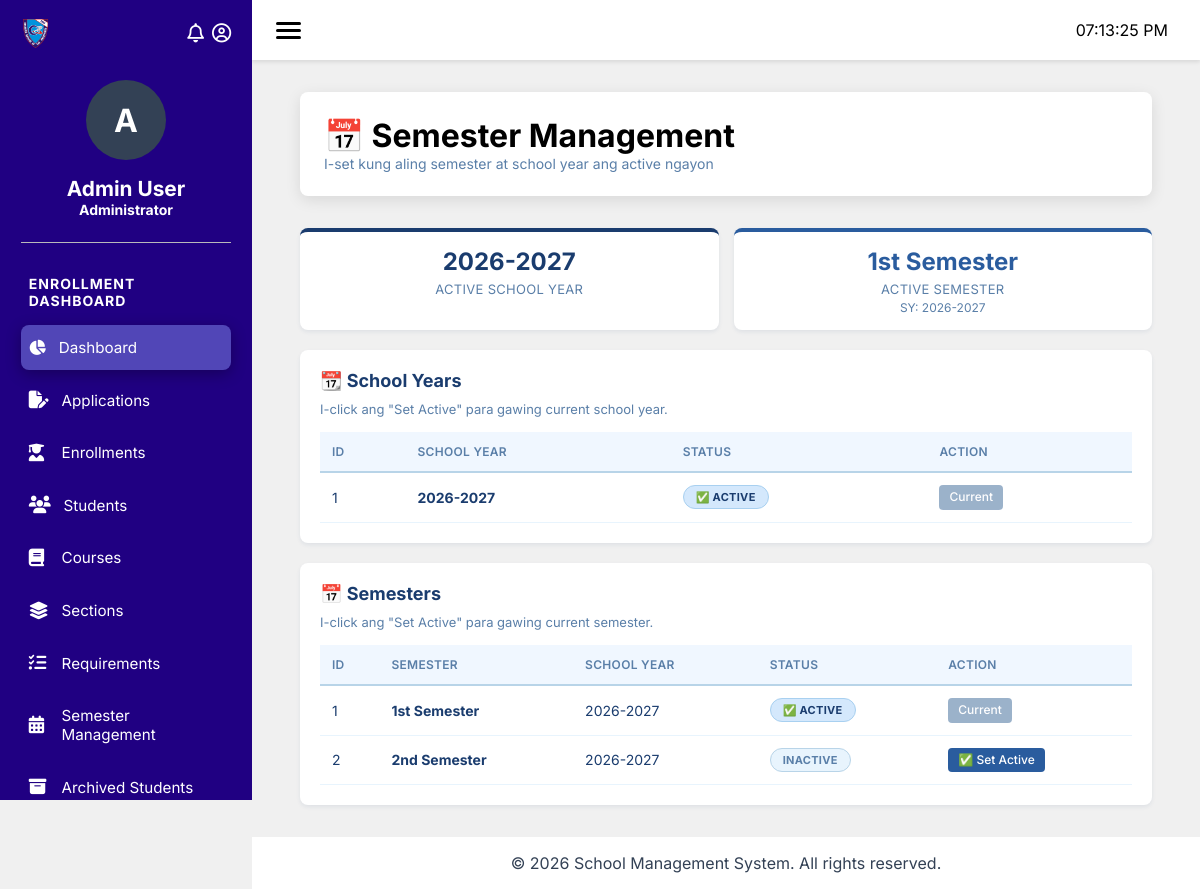
The page /pages/semesters.php on the database its author committed.
### tables this page shows
CREATE TABLE `rgr_school_years` (
  `id` int(10) NOT NULL,
  `name` varchar(250) NOT NULL,
  `is_active` tinyint(1) NOT NULL DEFAULT 0,
  `created_at` timestamp NOT NULL DEFAULT current_timestamp(),
  `updated_at` timestamp NOT NULL DEFAULT current_timestamp() ON UPDATE current_timestamp()
);

CREATE TABLE `rgr_semesters` (
  `id` int(10) NOT NULL,
  `name` varchar(250) NOT NULL,
  `school_year_id` int(10) NOT NULL,
  `is_active` tinyint(1) NOT NULL DEFAULT 0,
  `created_at` timestamp NOT NULL DEFAULT current_timestamp(),
  `updated_at` timestamp NOT NULL DEFAULT current_timestamp() ON UPDATE current_timestamp()
);

### classes/Database.php (called while the page is built, shortened)
<?php
class Database {
    private static $instance = null;
    private $connection;
    private $host     = 'localhost';
    private $username = 'root';
    private $password = '';
    private $database = 'kms';
    private $port     = 3306;
    private $charset  = 'utf8mb4';
    private $options;
    private function __construct() {
        $this->options = [
            PDO::ATTR_ERRMODE               => PDO::ERRMODE_EXCEPTION,
            PDO::ATTR_DEFAULT_FETCH_MODE    => PDO::FETCH_ASSOC,
            PDO::ATTR_EMULATE_PREPARES      => false,
            PDO::ATTR_STRINGIFY_FETCHES     => false,
            PDO::MYSQL_ATTR_INIT_COMMAND    => "SET NAMES {$this->charset}",
            PDO::MYSQL_ATTR_USE_BUFFERED_QUERY => true,
            PDO::ATTR_TIMEOUT               => 30,
        ];
    }
    private function connect() {
        try {
            $dsn = "mysql:host={$this->host};port={$this->port};"
                 . "dbname={$this->database};charset={$this->charset}";
            $this->connection = new PDO(
                $dsn,
                $this->username,
                $this->password,
                $this->options
            );
            $this->connected = true;
        } catch (PDOException $e) {
            $this->connected = false;
            $this->lastError = $e->getMessage();
            error_log('Database Connection Error: ' . $e->getMessage());
            if ($this->isDevelopment()) {
                die("Database Connection Failed: " . $e->getMessage());
            }
            die("Database connection error. Please try again later.");
        }
    }
    public static function getInstance() {
        if (self::$instance === null) {
            self::$instance = new self();
        }
        return self::$instance;
    }
    public function prepare($sql) {
        try {
            return $this->connection->prepare($sql);
        } catch (PDOException $e) {
            error_log('Prepare Error: ' . $e->getMessage());
            error_log('SQL: ' . $sql);
            throw $e;
        }
    }
}

### pages/semesters.php (the view, shortened to what this page needs)
<?php
$basePath = dirname(__DIR__);
require_once $basePath . '/classes/Database.php';
$db = Database::getInstance();
$syStmt = $db->prepare("
    SELECT id, name AS school_year, is_active, created_at, updated_at
    FROM rgr_school_years
    ORDER BY name DESC
");
$syStmt->execute();
$schoolYears = $syStmt->fetchAll(PDO::FETCH_ASSOC);
$semStmt = $db->prepare("
    SELECT s.id,
           s.name AS semester_name,
           s.school_year_id,
           s.is_active,
           s.created_at,
           s.updated_at,
           sy.name AS school_year_name
    FROM rgr_semesters s
    LEFT JOIN rgr_school_years sy ON s.school_year_id = sy.id
    ORDER BY sy.name DESC, s.id ASC
");
$semStmt->execute();
$semesters = $semStmt->fetchAll(PDO::FETCH_ASSOC);
$activeSyStmt = $db->prepare("
    SELECT id, name AS school_year, is_active
    FROM rgr_school_years
    WHERE is_active = 1
    LIMIT 1
");
$activeSyStmt->execute();
$activeSchoolYear = $activeSyStmt->fetch(PDO::FETCH_ASSOC);
$activeSemStmt = $db->prepare("
    SELECT s.id, s.name AS semester_name, s.is_active, sy.name AS school_year_name
    FROM rgr_semesters s
    LEFT JOIN rgr_school_years sy ON s.school_year_id = sy.id
    WHERE s.is_active = 1
    LIMIT 1
");
$activeSemStmt->execute();
$activeSemester = $activeSemStmt->fetch(PDO::FETCH_ASSOC);
?>
<?php include $basePath . '/includes/header.php'; ?>
<?php include $basePath . '/includes/sidebar.php'; ?>
<main class="main-content">
    <div class="container">
        <div class="module-header">
            <h1>📅 Semester Management</h1>
            <p class="dashboard-subtitle">I-set kung aling semester at school year ang active ngayon</p>
        </div>
        <div class="module-content">
            <div class="stats-grid">
                <div class="stat-card primary">
                    <div class="number" id="activeSyDisplay">
                        <?php echo $activeSchoolYear
                            ? htmlspecialchars($activeSchoolYear['school_year'] ?? 'N/A')
                            : 'N/A'; ?>
                    </div>
                    <div class="label">Active School Year</div>
                </div>
                <div class="stat-card success">
                    <div class="number" id="activeSemDisplay">
                        <?php echo $activeSemester
                            ? htmlspecialchars($activeSemester['semester_name'] ?? 'N/A')
                            : 'N/A'; ?>
                    </div>
                    <div class="label">Active Semester</div>
                    <?php if ($activeSemester && !empty($activeSemester['school_year_name'])): ?>
                        <div class="sub-info">
    SY: <?php echo htmlspecialchars($activeSemester['school_year_name']); ?>
</div>
                    <?php endif; ?>
                </div>
            </div>
            <div class="table-container">
                <h2>📆 School Years</h2>
                <p class="section-note">I-click ang "Set Active" para gawing current school year.</p>
                <?php if (count($schoolYears) > 0): ?>
                <table class="table">
                    <thead>
                        <tr>
                            <th>ID</th>
                            <th>School Year</th>
                            <th>Status</th>
                            <th>Action</th>
                        </tr>
                    </thead>
                    <tbody>
                        <?php foreach ($schoolYears as $sy):
                            $syId      = (int) ($sy['id'] ?? 0);
                            $syName    = $sy['school_year'] ?? '';
                            $isActive  = !empty($sy['is_active']);
                        ?>
                        <tr>
                            <td><?php echo $syId; ?></td>
                            <td><strong><?php echo htmlspecialchars($syName); ?></strong></td>
                            <td>
                                <?php if ($isActive): ?>
                                    <span class="badge badge-success">✅ Active</span>
                                <?php else: ?>
                                    <span class="badge badge-secondary">Inactive</span>
                                <?php endif; ?>
                            </td>
                            <td>
                                <?php if (!$isActive): ?>
                                    <button class="btn btn-sm btn-success"
                                            onclick="setActiveSchoolYear(
                                                <?php echo $syId; ?>,
                                                <?php echo htmlspecialchars(json_encode($syName), ENT_QUOTES); ?>
                                            )">
                                        ✅ Set Active
                                    </button>
                                <?php else: ?>
                                    <button class="btn btn-sm btn-secondary" disabled>Current</button>
                                <?php endif; ?>
                            </td>
                        </tr>
                        <?php endforeach; ?>
                    </tbody>
                </table>
                <?php else: ?>
                    <div class="alert alert-info">No school years found in the database.</div>
                <?php endif; ?>
            </div>
            <div class="table-container" style="margin-top:20px;">
                <h2>📅 Semesters</h2>
                <p class="section-note">I-click ang "Set Active" para gawing current semester.</p>
                <?php if (count($semesters) > 0): ?>
                <table class="table">
                    <thead>
                        <tr>
                            <th>ID</th>
                            <th>Semester</th>
                            <th>School Year</th>
                            <th>Status</th>
                            <th>Action</th>
                        </tr>
                    </thead>
                    <tbody>
                        <?php foreach ($semesters as $sem):
                            $semId      = (int) ($sem['id'] ?? 0);
                            $semName    = $sem['semester_name'] ?? '';
                            $syName     = $sem['school_year_name'] ?? '—';
                            $isActive   = !empty($sem['is_active']);
                        ?>
                        <tr>
                            <td><?php echo $semId; ?></td>
                            <td><strong><?php echo htmlspecialchars($semName); ?></strong></td>
                            <td><?php echo htmlspecialchars($syName); ?></td>
                            <td>
                                <?php if ($isActive): ?>
                                    <span class="badge badge-success">✅ Active</span>
                                <?php else: ?>
                                    <span class="badge badge-secondary">Inactive</span>
                                <?php endif; ?>
                            </td>
                            <td>
                                <?php if (!$isActive): ?>
                                    <button class="btn btn-sm btn-success"
                                            onclick="setActiveSemester(
                                                <?php echo $semId; ?>,
                                                <?php echo htmlspecialchars(json_encode($semName), ENT_QUOTES); ?>
                                            )">
                                        ✅ Set Active
                                    </button>
                                <?php else: ?>
                                    <button class="btn btn-sm btn-secondary" disabled>Current</button>
                                <?php endif; ?>
                            </td>
                        </tr>
                        <?php endforeach; ?>
                    </tbody>
                </table>
                <?php else: ?>
                    <div class="alert alert-info">No semesters found in the database.</div>
                <?php endif; ?>
            </div>
        </div>
    </div>
</main>
<?php include $basePath . '/includes/footer.php'; ?>

### css/layout/module-container.css (style rules this page uses)
.module-header { background: var(--color3); padding: 1.5rem; border-radius: 8px; box-shadow: 0 4px 15px rgba(0, 0, 0, 0.1); margin-bottom: 2rem; min-height: 100px; display: flex; flex-direction: column; justify-content: center; }
.module-content { min-height: 500px; }

### css/pages/approval-decision-support.css (style rules this page uses)
.badge { display: inline-block; padding: 6px 8px; border-radius: 999px; font-weight: 700; font-size: 0.85rem; background: transparent; border: 1px solid var(--color4); color: var(--color2); }

### css/pages/concerns-issue-tracking.css (style rules this page uses)
.badge { display: inline-block; padding: 6px 8px; border-radius: 999px; font-weight: 700; font-size: 0.85rem; border: 1px solid var(--color4); color: var(--color2); }

### css/pages/report-submission-management.css (style rules this page uses)
.badge { display: inline-block; padding: 6px 8px; border-radius: 999px; font-weight: 700; font-size: 0.85rem; border: 1px solid var(--color4); color: var(--color2); }

### css/base/variables.css (style rules this page uses)
:root { --color1: rgba(32, 0, 130, 1); --color2: rgba(51, 65, 85, 1); --color3: rgba(255, 255, 255, 1); --color4: rgba(186, 186, 186, 1); --color5: rgba(95, 95, 95, 1); --color6: rgba(51, 65, 85, 1); --color7: rgb(81, 70, 183); --color8: rgb(0, 0, 0); --color9: rgba(240, 240, 240, 1); --color10: #e53e3e; --sidebar-width: 252px; --header-height: 60px; }

### css/base/global.css (style rules this page uses)
body { background: var(--color9); }
.main-content { margin-left: var(--sidebar-width); margin-top: var(--header-height); min-height: calc(100vh - var(--header-height)); padding: 2rem; transition: margin-left 0.3s ease; position: relative; z-index: 1; }
.container { max-width: 1284px; width: 100%; margin: 0 auto; padding: 0 1rem; }

### pages/semesters.php (style rules this page uses)
:root { --navy: #1a3c6e; --navy-dark: #0f2a4e; --blue: #2a5c9e; --blue-mid: #3a7bc8; --sky: #4a90d9; --sky-light: #6aa8e0; --sky-pale: #a8d0f0; --sky-bg: #e8f4fd; --sky-bg-soft: #f0f7ff; --sky-border: #b8d4e8; --sky-muted: #5a7fa8; }
.dashboard-subtitle { color: var(--sky-muted); font-size: 14px; margin-bottom: 0; }
.stats-grid { display: grid; grid-template-columns: repeat(auto-fit, minmax(200px, 1fr)); gap: 15px; margin-bottom: 20px; }
.stat-card { background: white; padding: 15px 20px; border-radius: 8px; box-shadow: 0 2px 4px rgba(26, 60, 110, 0.08); text-align: center; transition: transform 0.2s ease, box-shadow 0.2s ease; border-top: 4px solid var(--navy); }
.stat-card .number { font-size: 24px; font-weight: 700; color: var(--navy); }
.stat-card .label { font-size: 13px; color: var(--sky-muted); margin-top: 5px; text-transform: uppercase; letter-spacing: 0.3px; }
.stat-card.primary { border-top-color: var(--navy); }
.stat-card.primary .number { color: var(--navy); }
.stat-card.success { border-top-color: var(--blue); }
.stat-card.success .number { color: var(--blue); }
.stat-card .sub-info { font-size: 12px; color: var(--sky-muted); margin-top: 3px; }
.table-container { background: white; border-radius: 8px; padding: 20px; box-shadow: 0 2px 4px rgba(26, 60, 110, 0.08); }
.table-container h2 { margin-bottom: 10px; color: var(--navy); font-size: 18px; }
.section-note { color: var(--sky-muted); font-size: 13px; margin-bottom: 15px; }
.table { width: 100%; border-collapse: collapse; font-size: 14px; }
.table th { background: var(--sky-bg-soft); padding: 12px; text-align: left; font-weight: 600; font-size: 12px; text-transform: uppercase; color: var(--sky-muted); border-bottom: 2px solid var(--sky-border); letter-spacing: 0.3px; }
.table td { padding: 12px; border-bottom: 1px solid var(--sky-bg); vertical-align: middle; color: var(--navy); }
.table tbody tr { transition: background 0.2s ease; }
.badge { display: inline-block; padding: 4px 12px; border-radius: 12px; font-size: 11px; font-weight: 700; text-transform: uppercase; letter-spacing: 0.3px; }
.badge-success { background: #d4e8fc; color: var(--navy); border: 1px solid var(--sky-pale); }
.badge-secondary { background: var(--sky-bg); color: var(--sky-muted); border: 1px solid var(--sky-border); }
.btn { padding: 8px 20px; border: none; border-radius: 4px; cursor: pointer; font-size: 14px; text-decoration: none; display: inline-block; font-weight: 500; font-family: inherit; transition: all 0.2s ease; line-height: 1.4; }
.btn-sm { padding: 4px 10px; font-size: 12px; }
.btn-success { background: var(--blue); color: white; }
.btn-secondary { background: var(--sky-muted); color: white; }
.btn-secondary:disabled { opacity: 0.6; cursor: not-allowed; transform: none; }

### rows shown on the page
rgr_school_years: name "2026-2027", id "1", is_active "✅ ACTIVE"
rgr_semesters: name "1st Semester", rgr_school_years.name "2026-2027", id "1", is_active "✅ ACTIVE"
rgr_semesters: id "2", name "2nd Semester", rgr_school_years.name "2026-2027", is_active "INACTIVE"

### other values the page prints
$userAvatar "A"
$userName "Admin User"
$userPosition "Administrator"
$item['label'] "Dashboard"
$item['label'] "Applications"
$item['label'] "Enrollments"
$item['label'] "Students"
$item['label'] "Courses"
$item['label'] "Sections"
$item['label'] "Requirements"
$item['label'] "Semester Management"
$item['label'] "Archived Students"
